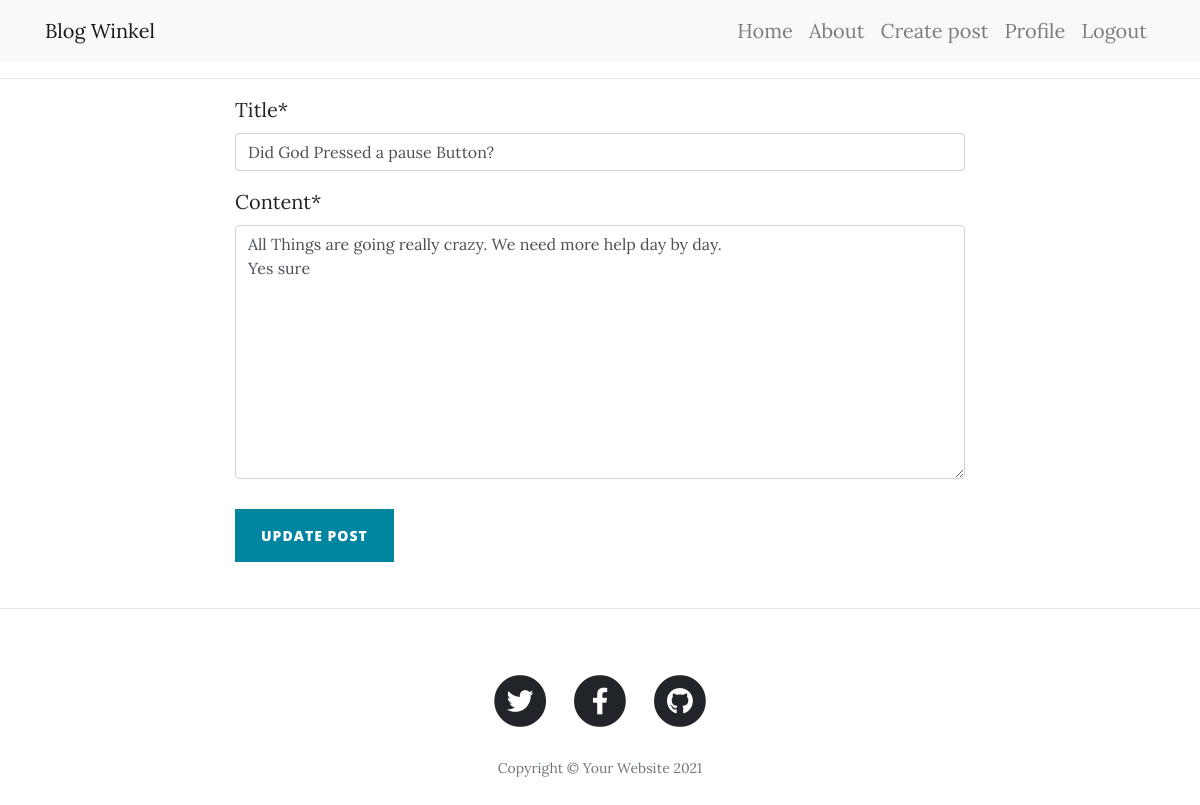
The page /post/3/update/ (signed in) on the database its author committed.
### blog/models.py (models this page shows, shortened)
class Blog(models.Model):
    title = models.CharField(max_length=100)
    content = models.TextField()
    post_created = models.DateTimeField(default=timezone.now)
    author = models.ForeignKey(User, on_delete=models.CASCADE)

### blog/views.py (the view, shortened to what this page needs)
# urls.py: path('post/<int:pk>/update/', views.PostUpdateView.as_view(), name='blog-post-update'),
class PostUpdateView(LoginRequiredMixin, UserPassesTestMixin, UpdateView):
    model = Blog
    fields = ['title', 'content']
    template_name = 'blog/blog_form.html'
    extra_context = {'button_name': 'update',
                     'title': 'Update Post'}
    def test_func(self):
        post = self.get_object()
        if post.author == self.request.user:
            return True
        else:
            return False

### blog/templates/blog/blog_form.html (shortened to what this page needs)
{% extends 'blog/base.html' %}
{% load crispy_forms_tags %}
{% block content %}
<div class="col-lg-8 col-md-10 mx-auto">
    <form method="POST">
        {{ form | crispy  }}
        <p/>
        <button class="btn btn-primary" id="sendMessageButton" type="submit">{{ button_name }} Post</button>
    </form>
</div>
{% endblock content %}

### rows shown on the page
Blog: title "Did God Pressed a pause Button?", content "All Things are going really crazy. We need more help day by day. Yes sure"

### other values the page prints
{{ button_name }} "UPDATE"
